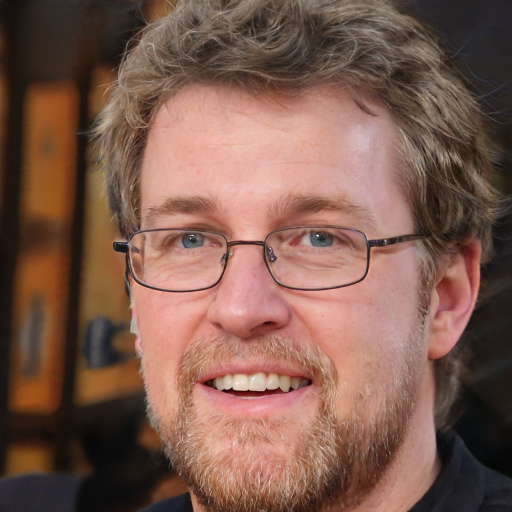
#> input picture Práctica final/desconocido.jpg, 1024 x 1024 px, found by its file name (shown at 1/2 size)
$ python main.py
#> lines starting #> are read from the running program, lines starting #| are printed output that depends on the picture
### Práctica final/dataLabel.py
"""
Alejandro García Fernández
Dennis Wong Vasquez
Manuel Clerigué García
Xabier Barguilla Arribas
"""
import cv2
import os
import numpy as np
#Function create labels for the images


labels = [0]
facesData = []
if os.path.exists('Desconocido.jpg'):
    facesData.append(cv2.imread('Desconocido.jpg',0))
#> the answer given: y
else:
    #Add a blank 150x150 image if the file doesn't exist
    facesData.append(np.zeros((150,150),dtype=np.uint8))
usernames = ['Desconocido']

# [22 lines left out: function faceLabels, not called in this run]

### Práctica final/dataCapture.py
"""
Alejandro García Fernández
Dennis Wong Vasquez
Manuel Clerigué García
Xabier Barguilla Arribas
"""
import cv2
import os

def faceCapture():
    #Creamos una carpeta para almacenar los rostros si esta no existe
    imagenes = input("Con cuantas imágenes quieres entrenar: ")
#> the answer given: ../PRACTICA3/imagen1.jpg
    print("Se harán "+imagenes+" imágenes")
    nombre = input("Quién vas a guardar: ")
#> the answer given: out.png
    if not os.path.exists('Rostros_'+nombre):
        print('Carpeta creada:')
        os.makedirs('Rostros_'+nombre)
    cap = cv2.VideoCapture(0)
    faceClassif = cv2.CascadeClassifier(cv2.data.haarcascades+'haarcascade_frontalface_default.xml')
    count = 0
    flag = False

    frame_width = int(cap.get(3))
    frame_height = int(cap.get(4))
    size = (frame_width, frame_height)
    result = cv2.VideoWriter(f'{nombre}.avi', cv2.VideoWriter_fourcc(*'MJPG'), 15, size)

    while True:
        ret,frame = cap.read()
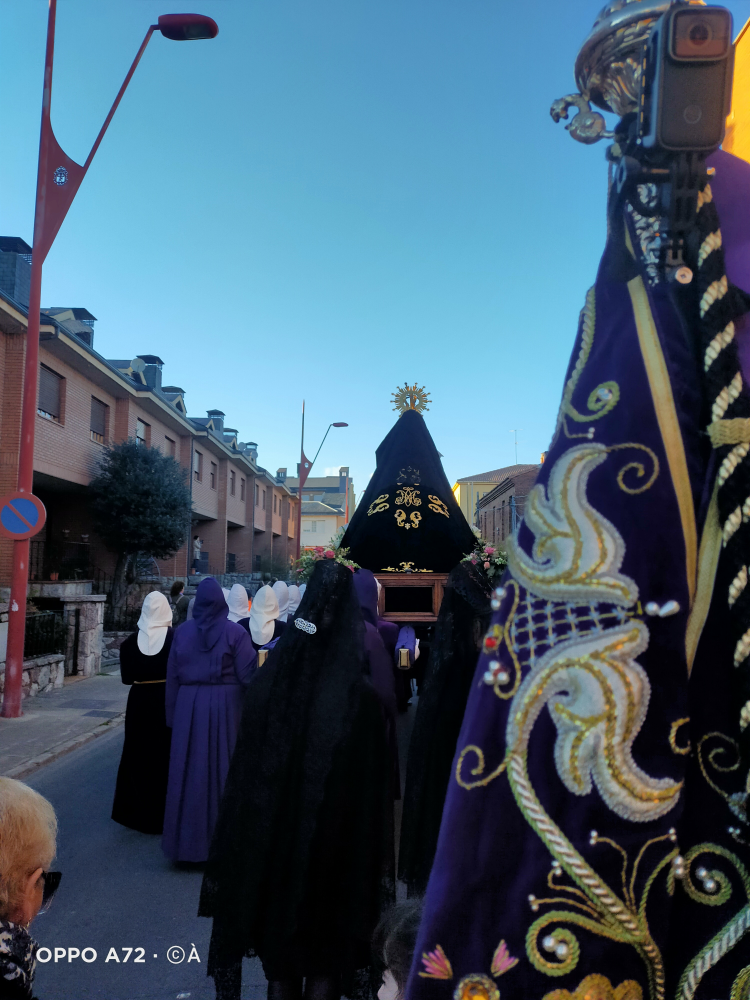
#> input picture PRACTICA3/imagen1.jpg, 3000 x 4000 px, given in place of the camera (shown at 1/4 size)
#> frame is the input picture: shape (4000, 3000, 3); mean B, G, R 109.8, 92.2, 68.8
        frame = cv2.flip(frame,1)
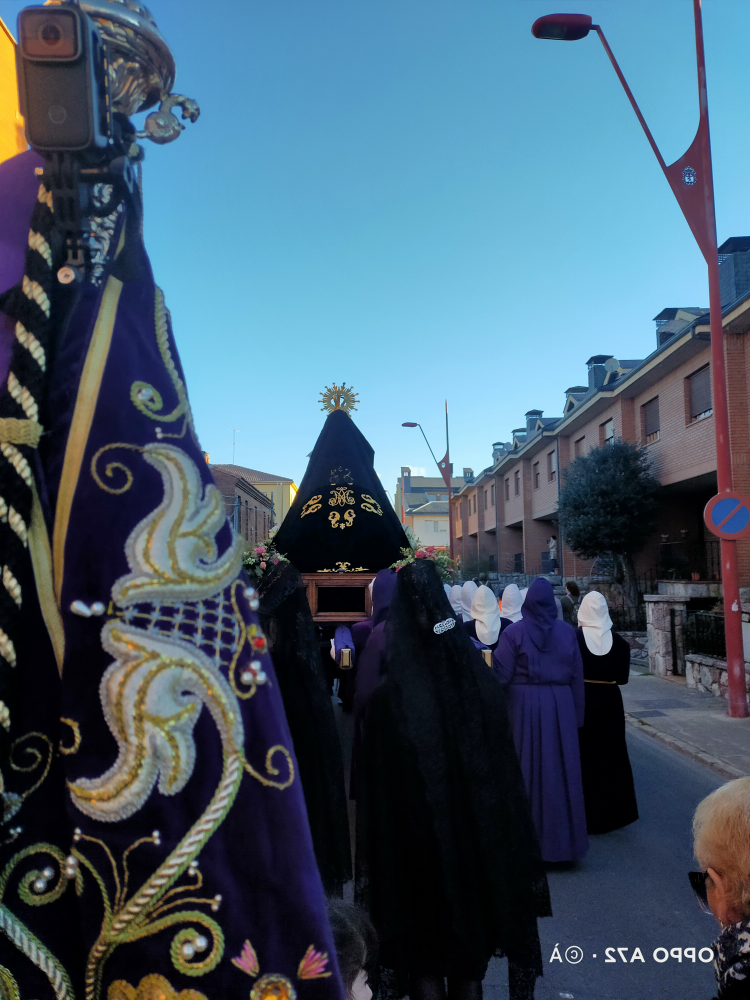
#> frame: shape (4000, 3000, 3) (shown at 1/4 size); mean B, G, R 109.8, 92.2, 68.8
        result.write(frame)

        gray = cv2.cvtColor(frame, cv2.COLOR_BGR2GRAY)
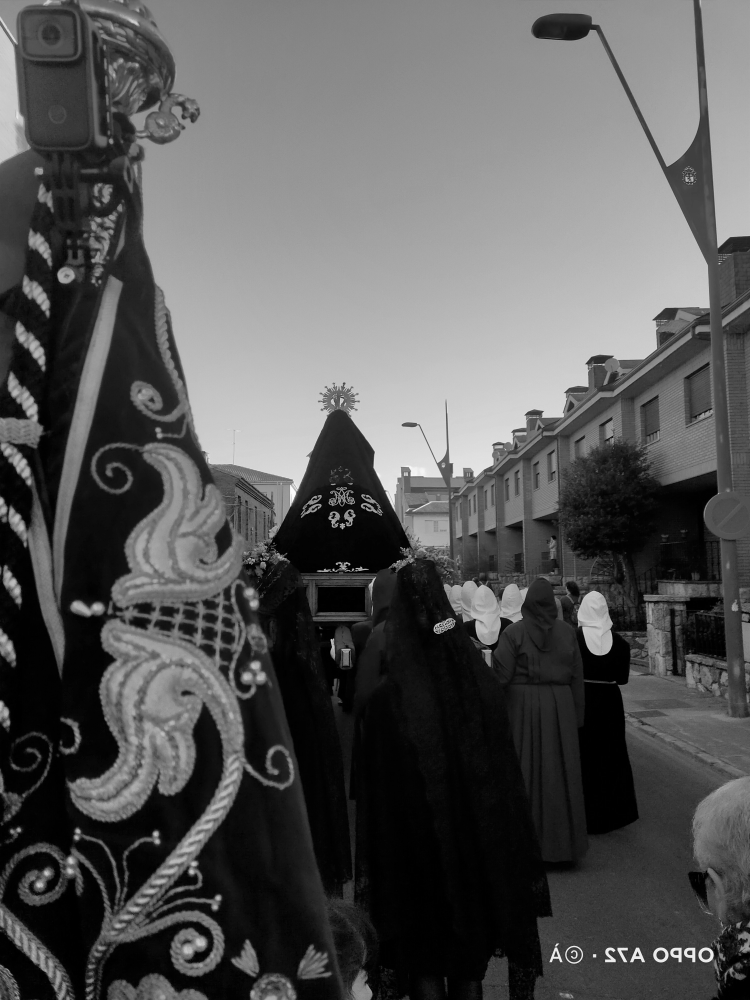
#> gray: shape (4000, 3000) (shown at 1/4 size); min 0, max 252, mean 87.2
        auxFrame = frame.copy()
        faces = faceClassif.detectMultiScale(gray, 1.3, 5)
#> faces = [[2870, 2720, 63, 63], [2294, 2389, 157, 157]]
        k = cv2.waitKey(1)
#> (key q is pressed here)
        if k == ord('p'):
            break
        for (x,y,w,h) in faces:
            cv2.rectangle(frame, (x,y),(x+w,y+h),(128,0,255),2)
            rostro = auxFrame[y:y+h,x:x+w]
            rostro = cv2.resize(rostro,(150,150), interpolation=cv2.INTER_CUBIC)
            if flag==True:
                cv2.imwrite('Rostros_'+nombre+'/rostro_{}.jpg'.format(count),cv2.cvtColor(rostro, cv2.COLOR_BGR2GRAY))
                cv2.imshow('rostro',rostro)
                count = count +1
            if k == ord('q'):
                flag = False
            if k == ord('s'):
                flag = True
            cv2.rectangle(frame,(10,5),(525,25),(255,255,255),-1)
            cv2.putText(frame,f'Presione s, para almacenar los rostros encontrados {count}/{imagenes}',(10,20), 2, 0.5,(128,0,255),1,cv2.LINE_AA)
            cv2.imshow('frame',frame)
#> this loop made 2 passes
#> pass 1, in faceCapture, `rostro = auxFrame[y:y+h,x:x+w]`:
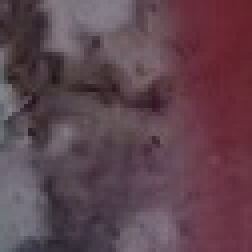
#> rostro: shape (63, 63, 3) (shown 4 times larger); mean B, G, R 78.5, 68.4, 94.9
#> pass 1, in faceCapture, `cv2.imshow('frame',frame)`:
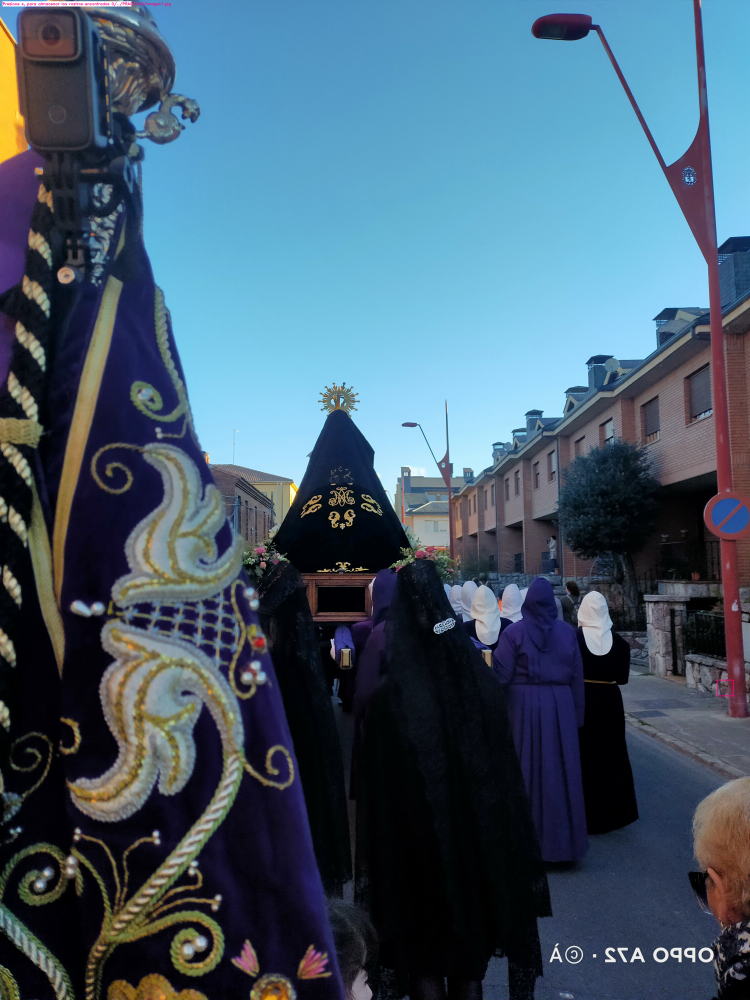
#> window 'frame': shape (4000, 3000, 3) (shown at 1/4 size); mean B, G, R 109.9, 92.2, 69
#> pass 2, in faceCapture, `rostro = auxFrame[y:y+h,x:x+w]`:
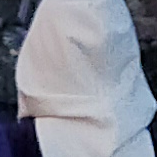
#> rostro: shape (157, 157, 3); mean B, G, R 152.3, 141, 137.2
#> after the loop, count = 0
#> (the run stopped early here; a loop or call above may not have finished)
